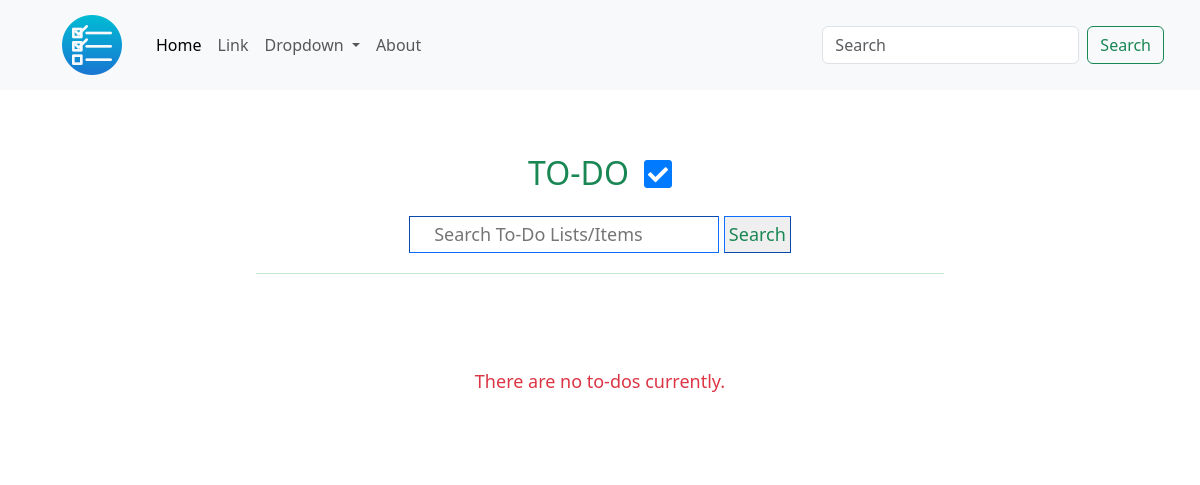
The app's page /, older data.
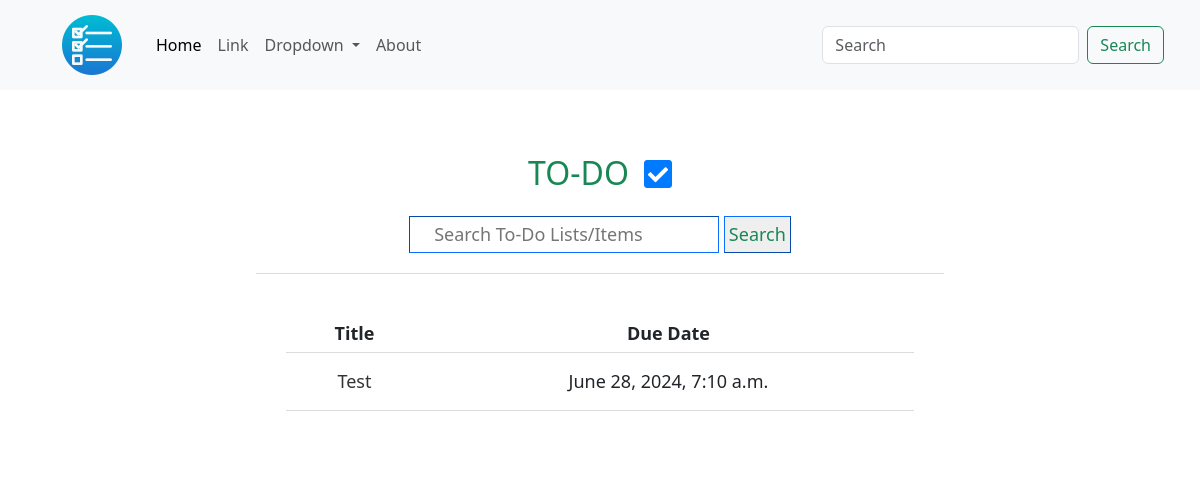
The same page, newer data.
### todolist_app/models.py (models this page shows, shortened)
class ToDoItem(models.Model):
    title = models.CharField(max_length=100)
    description = models.TextField(null=True, blank=True)
    created_date = models.DateTimeField(auto_now_add=True)
    due_date = models.DateTimeField(default=one_week_hence)
    completed = models.BooleanField(default=False)
    todo_list = models.ForeignKey('ToDoList', on_delete=models.CASCADE)

### todolist_app/views.py (the view)
# urls.py: path('', Home.as_view(), name='home'),
class Home(TemplateView):
    template_name = 'index.html'
    def get_context_data(self, **kwargs):
        context = super().get_context_data(**kwargs)
        query = self.request.GET.get('search')
        if query:
            context['todo_items'] = ToDoItem.objects.filter(title__icontains=query)
        else:
            context['todo_items'] = ToDoItem.objects.all()
        return context

### todolist_app/templates/index.html (shortened to what this page needs)
{% extends 'base.html' %} {% load static %}
{% block content %}
  <div class="card border-0">
    <div class="card-heading d-flex justify-content-center align-items-center mt-3" >
      <h1 class="text-success h2">TO-DO</h1>
      <i class="fas fa-check-square"></i>
    </div>
    <div class="card-body">
        <form class="text-center" method="GET" action="{% url 'home' %}">
          <input class="todo-search p-1 px-4 border-1 border-primary" type="text" name="search" placeholder="Search To-Do Lists/Items">
          <button class="p-1 border-1 border-primary text-success search-button" type="submit">Search</button>
        </form>
        <hr>
        <div class="todo-list">
          {% if not todo_items %}
            <p class="text-center text-danger pt-5">There are no to-dos currently.</p>
          {% else %}
          <table class="todo-table">
            <thead>
              <tr>
                <th>Title</th>
                <th>Due Date</th>
              </tr>
            </thead>
            <tbody>
              {% for item in todo_items %}
                  <tr>
                  <td><a href="{% url 'item_detail' item.todo_list.id item.id %}">{{ item.title }}</a></td>
                  <td>{{ item.due_date }}</td>
                </tr>
              {% endfor %}
            </tbody>
          </table>
          {% endif %}
        </div>
    </div>
  </div>
{% endblock content %}

Row changes from the older to the newer data that the page shows:
added ToDoItem: title "Test", due_date "June 28, 2024, 7:10 a.m."
Text that changed along with them:
text no longer shown: "There are no to-dos currently."
text now shown: "Title Due Date"
